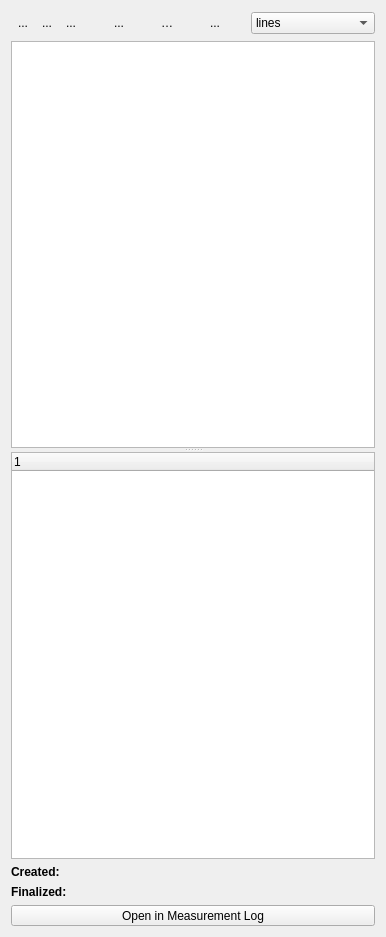
<?xml version="1.0" encoding="UTF-8"?>
<ui version="4.0">
 <class>Form</class>
 <widget class="QWidget" name="Form">
  <property name="geometry">
   <rect>
    <x>0</x>
    <y>0</y>
    <width>364</width>
    <height>937</height>
   </rect>
  </property>
  <property name="windowTitle">
   <string>Form</string>
  </property>
  <layout class="QVBoxLayout" name="verticalLayout">
   <item>
    <layout class="QHBoxLayout" name="horizontalLayout">
     <property name="spacing">
      <number>0</number>
     </property>
     <item>
      <widget class="QToolButton" name="collapseAllButton">
       <property name="toolTip">
        <string>collapse all trace sets</string>
       </property>
       <property name="text">
        <string>...</string>
       </property>
       <property name="icon">
        <iconset resource="Experiment.qrc">
         <normaloff>:/other/icons/collapse-all.png</normaloff>:/other/icons/collapse-all.png</iconset>
       </property>
       <property name="autoRaise">
        <bool>true</bool>
       </property>
      </widget>
     </item>
     <item>
      <widget class="QToolButton" name="expandAllButton">
       <property name="toolTip">
        <string>expand all trace sets</string>
       </property>
       <property name="text">
        <string>...</string>
       </property>
       <property name="icon">
        <iconset resource="Experiment.qrc">
         <normaloff>:/other/icons/expand-all.png</normaloff>:/other/icons/expand-all.png</iconset>
       </property>
       <property name="autoRaise">
        <bool>true</bool>
       </property>
      </widget>
     </item>
     <item>
      <widget class="QToolButton" name="selectAllButton">
       <property name="toolTip">
        <string>select all traces</string>
       </property>
       <property name="text">
        <string>...</string>
       </property>
       <property name="icon">
        <iconset resource="Experiment.qrc">
         <normaloff>:/openicon/icons/update_misc.png</normaloff>:/openicon/icons/update_misc.png</iconset>
       </property>
       <property name="shortcut">
        <string>Ctrl+A</string>
       </property>
       <property name="autoRaise">
        <bool>true</bool>
       </property>
      </widget>
     </item>
     <item>
      <widget class="QToolButton" name="clearButton">
       <property name="sizePolicy">
        <sizepolicy hsizetype="Fixed" vsizetype="Fixed">
         <horstretch>0</horstretch>
         <verstretch>0</verstretch>
        </sizepolicy>
       </property>
       <property name="minimumSize">
        <size>
         <width>24</width>
         <height>24</height>
        </size>
       </property>
       <property name="maximumSize">
        <size>
         <width>24</width>
         <height>24</height>
        </size>
       </property>
       <property name="toolTip">
        <string>&lt;html&gt;&lt;head/&gt;&lt;body&gt;&lt;p&gt;clear plots&lt;/p&gt;&lt;/body&gt;&lt;/html&gt;</string>
       </property>
       <property name="icon">
        <iconset resource="Experiment.qrc">
         <normaloff>:/kde/icons/edit-clear.png</normaloff>:/kde/icons/edit-clear.png</iconset>
       </property>
       <property name="iconSize">
        <size>
         <width>24</width>
         <height>24</height>
        </size>
       </property>
       <property name="autoRaise">
        <bool>true</bool>
       </property>
      </widget>
     </item>
     <item>
      <widget class="QToolButton" name="plotButton">
       <property name="minimumSize">
        <size>
         <width>24</width>
         <height>24</height>
        </size>
       </property>
       <property name="maximumSize">
        <size>
         <width>24</width>
         <height>24</height>
        </size>
       </property>
       <property name="toolTip">
        <string>plot traces</string>
       </property>
       <property name="text">
        <string>...</string>
       </property>
       <property name="icon">
        <iconset resource="Experiment.qrc">
         <normaloff>:/openicon/icons/office-chart-line.png</normaloff>:/openicon/icons/office-chart-line.png</iconset>
       </property>
       <property name="iconSize">
        <size>
         <width>24</width>
         <height>24</height>
        </size>
       </property>
       <property name="autoRaise">
        <bool>true</bool>
       </property>
      </widget>
     </item>
     <item>
      <widget class="QToolButton" name="saveButton">
       <property name="minimumSize">
        <size>
         <width>24</width>
         <height>24</height>
        </size>
       </property>
       <property name="maximumSize">
        <size>
         <width>24</width>
         <height>24</height>
        </size>
       </property>
       <property name="toolTip">
        <string>save traces</string>
       </property>
       <property name="text">
        <string/>
       </property>
       <property name="icon">
        <iconset resource="Experiment.qrc">
         <normaloff>:/kde/icons/filesave.png</normaloff>:/kde/icons/filesave.png</iconset>
       </property>
       <property name="iconSize">
        <size>
         <width>24</width>
         <height>24</height>
        </size>
       </property>
       <property name="shortcut">
        <string>Ctrl+S</string>
       </property>
       <property name="autoRaise">
        <bool>true</bool>
       </property>
      </widget>
     </item>
     <item>
      <widget class="QToolButton" name="openFileButton">
       <property name="minimumSize">
        <size>
         <width>24</width>
         <height>24</height>
        </size>
       </property>
       <property name="maximumSize">
        <size>
         <width>24</width>
         <height>24</height>
        </size>
       </property>
       <property name="toolTip">
        <string>open traces</string>
       </property>
       <property name="text">
        <string>Open</string>
       </property>
       <property name="icon">
        <iconset resource="Experiment.qrc">
         <normaloff>:/openicon/icons/document-open-5.png</normaloff>:/openicon/icons/document-open-5.png</iconset>
       </property>
       <property name="iconSize">
        <size>
         <width>24</width>
         <height>24</height>
        </size>
       </property>
       <property name="autoRaise">
        <bool>true</bool>
       </property>
      </widget>
     </item>
     <item>
      <widget class="QToolButton" name="removeButton">
       <property name="minimumSize">
        <size>
         <width>24</width>
         <height>24</height>
        </size>
       </property>
       <property name="maximumSize">
        <size>
         <width>24</width>
         <height>24</height>
        </size>
       </property>
       <property name="toolTip">
        <string>Remove trace from list</string>
       </property>
       <property name="icon">
        <iconset resource="Experiment.qrc">
         <normaloff>:/kde/icons/remove.png</normaloff>:/kde/icons/remove.png</iconset>
       </property>
       <property name="iconSize">
        <size>
         <width>24</width>
         <height>24</height>
        </size>
       </property>
       <property name="autoRaise">
        <bool>true</bool>
       </property>
      </widget>
     </item>
     <item>
      <widget class="QToolButton" name="showOnlyLastButton">
       <property name="toolTip">
        <string>Show only last dataset</string>
       </property>
       <property name="text">
        <string>...</string>
       </property>
       <property name="icon">
        <iconset resource="Experiment.qrc">
         <normaloff>:/openicon/icons/games-solve.png</normaloff>:/openicon/icons/games-solve.png</iconset>
       </property>
       <property name="autoRaise">
        <bool>true</bool>
       </property>
      </widget>
     </item>
     <item>
      <spacer name="horizontalSpacer">
       <property name="orientation">
        <enum>Qt::Horizontal</enum>
       </property>
       <property name="sizeHint" stdset="0">
        <size>
         <width>40</width>
         <height>20</height>
        </size>
       </property>
      </spacer>
     </item>
     <item>
      <widget class="QToolButton" name="pushButtonApplyStyle">
       <property name="minimumSize">
        <size>
         <width>24</width>
         <height>24</height>
        </size>
       </property>
       <property name="maximumSize">
        <size>
         <width>24</width>
         <height>24</height>
        </size>
       </property>
       <property name="toolTip">
        <string>&lt;html&gt;&lt;head/&gt;&lt;body&gt;&lt;p&gt;apply style&lt;/p&gt;&lt;/body&gt;&lt;/html&gt;</string>
       </property>
       <property name="icon">
        <iconset resource="Experiment.qrc">
         <normaloff>:/kde/icons/colorize.png</normaloff>:/kde/icons/colorize.png</iconset>
       </property>
       <property name="iconSize">
        <size>
         <width>24</width>
         <height>24</height>
        </size>
       </property>
       <property name="autoRaise">
        <bool>true</bool>
       </property>
      </widget>
     </item>
     <item>
      <widget class="QComboBox" name="comboBoxStyle">
       <item>
        <property name="text">
         <string>lines</string>
        </property>
       </item>
       <item>
        <property name="text">
         <string>points</string>
        </property>
       </item>
       <item>
        <property name="text">
         <string>linespoints</string>
        </property>
       </item>
       <item>
        <property name="text">
         <string>lines errors</string>
        </property>
       </item>
       <item>
        <property name="text">
         <string>points errors</string>
        </property>
       </item>
       <item>
        <property name="text">
         <string>linespoints errors</string>
        </property>
       </item>
      </widget>
     </item>
    </layout>
   </item>
   <item>
    <widget class="QSplitter" name="splitter">
     <property name="orientation">
      <enum>Qt::Vertical</enum>
     </property>
     <widget class="CategoryTreeView" name="traceView"/>
     <widget class="ParameterTree" name="plotParamTable"/>
    </widget>
   </item>
   <item>
    <layout class="QHBoxLayout" name="horizontalLayout_2">
     <item>
      <layout class="QGridLayout" name="gridLayout">
       <item row="0" column="1">
        <widget class="QLabel" name="createdDateLabel">
         <property name="text">
          <string/>
         </property>
        </widget>
       </item>
       <item row="0" column="0">
        <widget class="QLabel" name="label">
         <property name="text">
          <string>&lt;html&gt;&lt;head/&gt;&lt;body&gt;&lt;p&gt;&lt;span style=&quot; font-weight:600;&quot;&gt;Created:&lt;/span&gt;&lt;/p&gt;&lt;/body&gt;&lt;/html&gt;</string>
         </property>
        </widget>
       </item>
       <item row="1" column="1">
        <widget class="QLabel" name="finalizedDateLabel">
         <property name="text">
          <string/>
         </property>
        </widget>
       </item>
       <item row="1" column="0">
        <widget class="QLabel" name="label_2">
         <property name="text">
          <string>&lt;html&gt;&lt;head/&gt;&lt;body&gt;&lt;p&gt;&lt;span style=&quot; font-weight:600;&quot;&gt;Finalized:&lt;/span&gt;&lt;/p&gt;&lt;/body&gt;&lt;/html&gt;</string>
         </property>
        </widget>
       </item>
       <item row="0" column="2">
        <widget class="QLabel" name="createdTimeLabel">
         <property name="text">
          <string/>
         </property>
        </widget>
       </item>
       <item row="1" column="2">
        <widget class="QLabel" name="finalizedTimeLabel">
         <property name="text">
          <string/>
         </property>
        </widget>
       </item>
      </layout>
     </item>
     <item>
      <spacer name="horizontalSpacer_2">
       <property name="orientation">
        <enum>Qt::Horizontal</enum>
       </property>
       <property name="sizeHint" stdset="0">
        <size>
         <width>40</width>
         <height>20</height>
        </size>
       </property>
      </spacer>
     </item>
    </layout>
   </item>
   <item>
    <widget class="QToolButton" name="measurementLogButton">
     <property name="sizePolicy">
      <sizepolicy hsizetype="Expanding" vsizetype="Fixed">
       <horstretch>0</horstretch>
       <verstretch>0</verstretch>
      </sizepolicy>
     </property>
     <property name="styleSheet">
      <string notr="true"/>
     </property>
     <property name="text">
      <string>Open in Measurement Log</string>
     </property>
     <property name="shortcut">
      <string>Ctrl+M</string>
     </property>
     <property name="toolButtonStyle">
      <enum>Qt::ToolButtonTextBesideIcon</enum>
     </property>
     <property name="autoRaise">
      <bool>false</bool>
     </property>
    </widget>
   </item>
  </layout>
 </widget>
 <customwidgets>
  <customwidget>
   <class>CategoryTreeView</class>
   <extends>QTreeView</extends>
   <header>uiModules.CategoryTree</header>
  </customwidget>
  <customwidget>
   <class>ParameterTree</class>
   <extends>QTreeWidget</extends>
   <header>pyqtgraph.parametertree</header>
  </customwidget>
 </customwidgets>
 <resources>
  <include location="Experiment.qrc"/>
 </resources>
 <connections/>
</ui>
